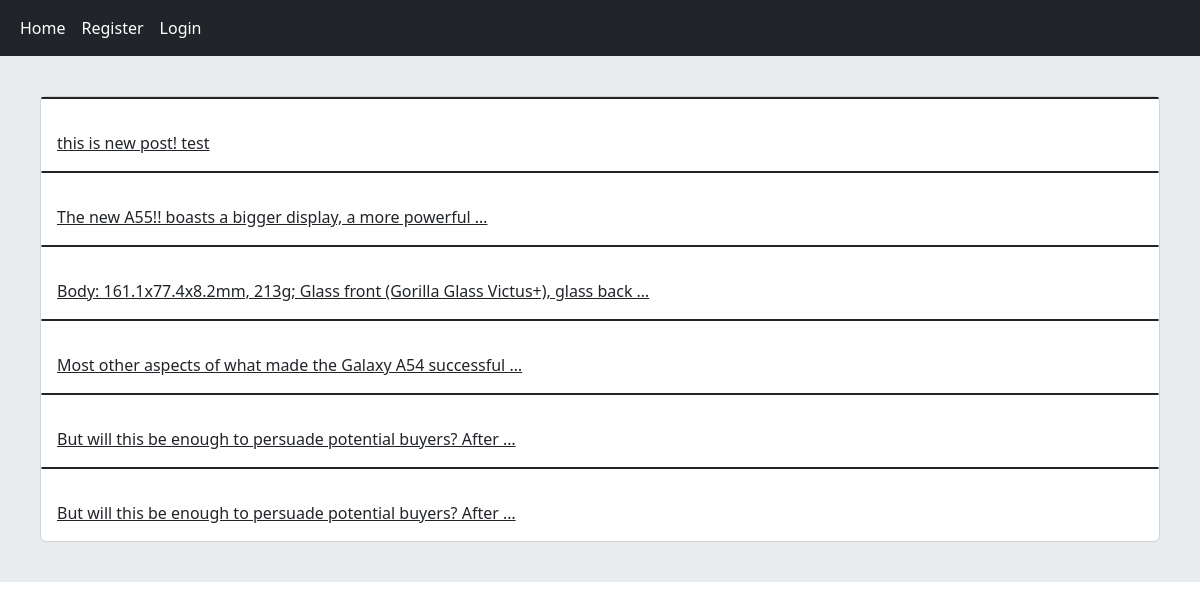
The page / on the database its author committed.
### home/models.py (models this page shows, shortened)
class Post(models.Model):
    user = models.ForeignKey(User,on_delete=models.CASCADE,related_name='posts')
    body = models.TextField()
    slug = models.SlugField()
    created = models.DateTimeField(auto_now_add=True)
    updated = models.DateTimeField(auto_now=True)
    class Meta():
        ordering = ['-updated']
    def get_absolute_url(self):
        return reverse('home:post_detail',args=(self.id,self.slug))

### home/views.py (the view)
# urls.py: path('',views.HomeView.as_view(),name='home'),
class HomeView(View) :
    def get(self,request):
        post = Post.objects.all()
        return render(request,'home/index.html',{'posts':post})

### home/templates/home/index.html
{% extends 'base.html' %}
{% block content %}
    <div class="card" >
        {% for post in posts %}
        <h2 class="card border-dark mb-3">  </h2>
            <a href="{{ post.get_absolute_url }}" class="card-body" > {{ post.body|truncatewords:10 }}  </a>
        {% endfor %}
    </div>
{% endblock %}

### rows shown on the page
Post: body "this is new post! test"
Post: body "The new A55!! boasts a bigger display, a more powerful …"
Post: body "Body: 161.1x77.4x8.2mm, 213g; Glass front (Gorilla Glass Victus+), glass back …"
Post: body "Most other aspects of what made the Galaxy A54 successful …"
Post: body "But will this be enough to persuade potential buyers? After …"
Post: body "But will this be enough to persuade potential buyers? After …"
